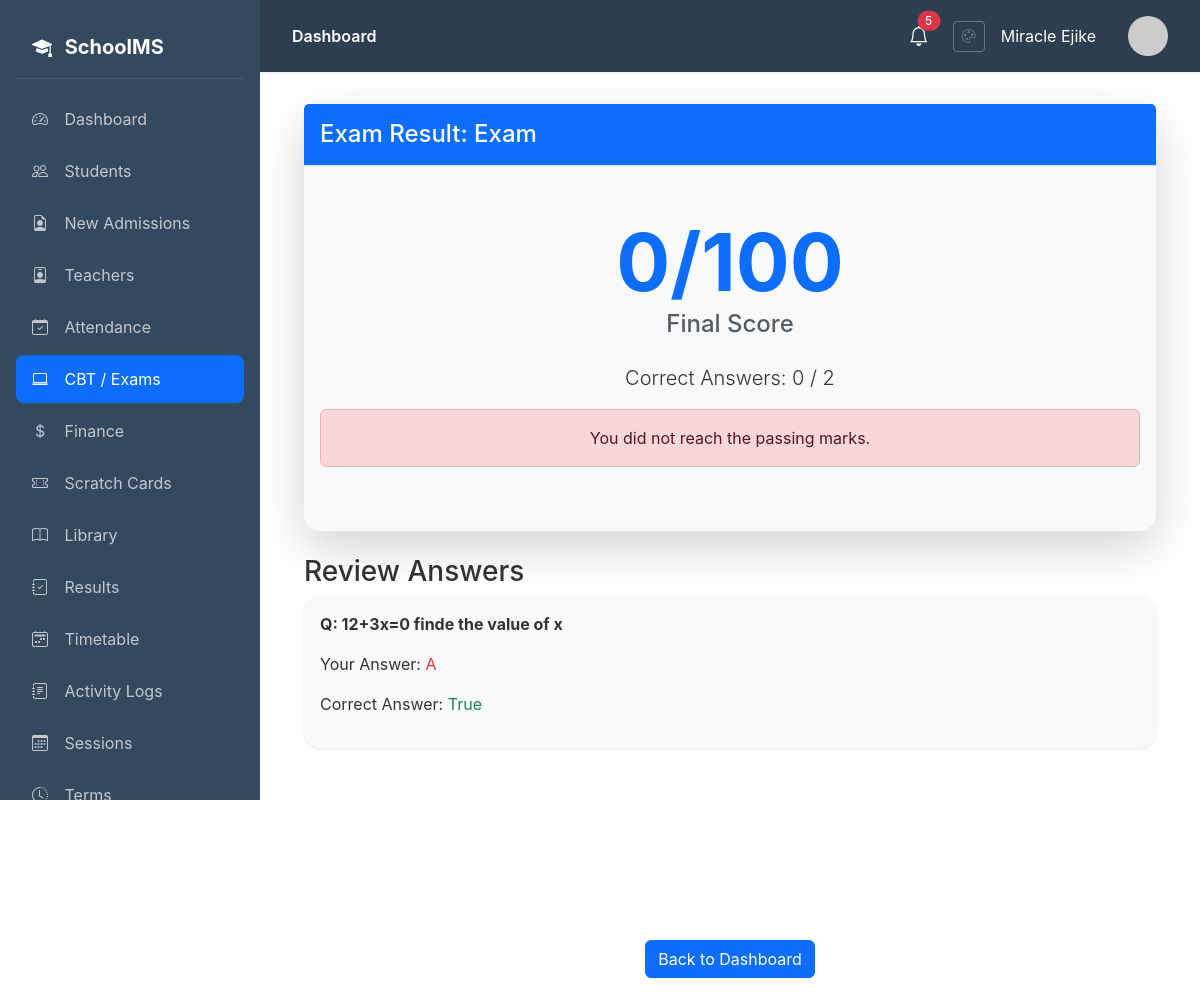
Page /cbt/result/1/ (signed in) on the committed database.
### cbt/models.py (models this page shows, shortened)
class ExamAttempt(models.Model):
    exam = models.ForeignKey(Exam, on_delete=models.CASCADE, related_name='attempts')
    student = models.ForeignKey(Student, on_delete=models.CASCADE)
    started_at = models.DateTimeField(auto_now_add=True)
    completed_at = models.DateTimeField(null=True, blank=True)
    score = models.IntegerField(default=0)
    total_questions = models.IntegerField(default=0)
    correct_answers = models.IntegerField(default=0)
    is_completed = models.BooleanField(default=False)
    class Meta:
        unique_together = ['exam', 'student']

class Exam(models.Model):
    STATUS_CHOICES = [
        ('draft', 'Draft'),
        ('published', 'Published'),
        ('closed', 'Closed'),
    ]
    title = models.CharField(max_length=200)
    subject = models.ForeignKey(Subject, on_delete=models.CASCADE)
    class_level = models.ForeignKey(ClassLevel, on_delete=models.CASCADE)
    questions = models.ManyToManyField(QuestionBank, related_name='exams')
    duration_minutes = models.IntegerField(default=60)
    total_marks = models.IntegerField(default=100)
    passing_marks = models.IntegerField(default=40)
    instructions = models.TextField(blank=True)
    status = models.CharField(max_length=20, choices=STATUS_CHOICES, default='draft')
    start_datetime = models.DateTimeField(null=True, blank=True)
    end_datetime = models.DateTimeField(null=True, blank=True)
    shuffle_questions = models.BooleanField(default=True)
    show_result = models.BooleanField(default=True)
    created_by = models.ForeignKey(Teacher, on_delete=models.SET_NULL, null=True)
    created_at = models.DateTimeField(auto_now_add=True)

class ExamAnswer(models.Model):
    attempt = models.ForeignKey(ExamAttempt, on_delete=models.CASCADE, related_name='answers')
    question = models.ForeignKey(QuestionBank, on_delete=models.CASCADE)
    selected_answer = models.CharField(max_length=255, blank=True)
    is_correct = models.BooleanField(default=False)
    class Meta:
        unique_together = ['attempt', 'question']

class QuestionBank(models.Model):
    QUESTION_TYPES = [
        ('multiple_choice', 'Multiple Choice'),
        ('true_false', 'True/False'),
        ('short_answer', 'Short Answer'),
    ]
    DIFFICULTY_LEVELS = [
        ('easy', 'Easy'),
        ('medium', 'Medium'),
        ('hard', 'Hard'),
    ]
    subject = models.ForeignKey(Subject, on_delete=models.CASCADE)
    class_level = models.ForeignKey(ClassLevel, on_delete=models.CASCADE)
    question_text = models.TextField()
    question_type = models.CharField(max_length=20, choices=QUESTION_TYPES, default='multiple_choice')
    option_a = models.CharField(max_length=255, blank=True)
    option_b = models.CharField(max_length=255, blank=True)
    option_c = models.CharField(max_length=255, blank=True)
    option_d = models.CharField(max_length=255, blank=True)
    correct_answer = models.CharField(max_length=255)
    explanation = models.TextField(blank=True)
    difficulty = models.CharField(max_length=10, choices=DIFFICULTY_LEVELS, default='medium')
    created_by = models.ForeignKey(Teacher, on_delete=models.SET_NULL, null=True)
    created_at = models.DateTimeField(auto_now_add=True)

### cbt/views.py (the view)
# urls.py: path('result/<int:pk>/', views.exam_result, name='exam_result'),
@login_required
def exam_result(request, pk):
    attempt = get_object_or_404(ExamAttempt, pk=pk)
    answers = attempt.answers.select_related('question').all()
    return render(request, 'cbt/exam_result.html', {
        'attempt': attempt,
        'answers': answers,
    })

### core/context_processors.py (called while the page is built)
def vapid_public_key(request):
    return {
        'vapid_public_key': getattr(settings, 'VAPID_PUBLIC_KEY', ''),
    }

### templates/cbt/exam_result.html (shortened to what this page needs)
{% extends 'base.html' %}
{% block content %}
<div class="container mt-4 result-fade-in">
    <div class="card mb-4 shadow-lg border-0">
        <div class="card-header bg-primary text-white py-3">
            <h4 class="mb-0">Exam Result: {{ attempt.exam.title }}</h4>
        </div>
        <div class="card-body text-center py-5">
            <div class="score-pop">
                <h1 class="display-1 fw-bold text-primary mb-0">{{ attempt.score }}/{{ attempt.exam.total_marks }}</h1>
                <p class="h4 text-muted mb-4">Final Score</p>
            </div>
            <p class="lead">Correct Answers: {{ attempt.correct_answers }} / {{ attempt.total_questions }}</p>
            {% if attempt.score >= attempt.exam.passing_marks %}
            <div class="alert alert-success">Congratulations! You Passed.</div>
            {% else %}
            <div class="alert alert-danger">You did not reach the passing marks.</div>
            {% endif %}
        </div>
    </div>
    {% if attempt.exam.show_result %}
    <h3>Review Answers</h3>
    {% for answer in answers %}
    <div class="card mb-3 {% if answer.is_correct %}border-success{% else %}border-danger{% endif %}">
        <div class="card-body">
            <p><strong>Q: {{ answer.question.question_text }}</strong></p>
            <p>Your Answer: <span class="{% if answer.is_correct %}text-success{% else %}text-danger{% endif %}">{{ answer.selected_answer }}</span></p>
            {% if not answer.is_correct %}
            <p>Correct Answer: <span class="text-success">{{ answer.question.correct_answer }}</span></p>
            {% endif %}
        </div>
    </div>
    {% endfor %}
    {% endif %}
    <div class="text-center mt-4">
        <a href="{% url 'cbt:dashboard' %}" class="btn btn-primary">Back to Dashboard</a>
    </div>
</div>
{% endblock %}

### templates/base.html (shortened to what this page needs)
{% load static %}
<!DOCTYPE html>
<html lang="en">
<head>
    <link href="https://cdn.jsdelivr.net/npm/bootstrap@5.3.2/dist/css/bootstrap.min.css" rel="stylesheet">
    <link href="https://cdn.jsdelivr.net/npm/bootstrap-icons@1.11.1/font/bootstrap-icons.css" rel="stylesheet">
    <link rel="stylesheet" href="{% static 'css/theme.css' %}">
</head>
<body>
    <nav class="sidebar">
        <div class="brand">
            <i class="bi bi-mortarboard-fill me-2"></i>
            SchoolMS
        </div>
        <ul class="nav flex-column">
            <li class="nav-item">
                <a class="nav-link {% if request.resolver_match.url_name == 'dashboard' %}active{% endif %}" href="{% url 'core:dashboard' %}">
                    <i class="bi bi-speedometer2"></i> Dashboard
                </a>
            </li>
            {% if user.profile.role == 'admin' or user.profile.role == 'teacher' %}
            <li class="nav-item">
                <a class="nav-link {% if 'students' in request.path %}active{% endif %}" href="{% url 'students:student_list' %}">
                    <i class="bi bi-people"></i> Students
                </a>
            </li>
            {% endif %}
            {% if user.profile.role == 'admin' %}
            <li class="nav-item">
                <a class="nav-link {% if 'admissions' in request.path %}active{% endif %}" href="{% url 'homepage:admission_list' %}">
                    <i class="bi bi-file-earmark-person"></i> New Admissions
                </a>
            </li>
            <li class="nav-item">
                <a class="nav-link {% if 'teachers' in request.path %}active{% endif %}" href="{% url 'teachers:teacher_list' %}">
                    <i class="bi bi-person-badge"></i> Teachers
                </a>
            </li>
            {% endif %}
            {% if user.profile.role == 'admin' or user.profile.role == 'teacher' or user.profile.role == 'student' %}
            <li class="nav-item">
                <a class="nav-link {% if 'attendance' in request.path %}active{% endif %}" href="{% url 'attendance:dashboard' %}">
                    <i class="bi bi-calendar-check"></i> Attendance
                </a>
            </li>
            {% endif %}
            <li class="nav-item">
                <a class="nav-link {% if 'cbt' in request.path %}active{% endif %}" href="{% url 'cbt:dashboard' %}">
                    <i class="bi bi-laptop"></i> CBT / Exams
                </a>
            </li>
            {% if user.profile.role == 'admin' or user.profile.role == 'accountant' or user.profile.role == 'student' %}
            <li class="nav-item">
                <a class="nav-link {% if 'finance' in request.path %}active{% endif %}" href="{% url 'finance:dashboard' %}">
                    <i class="bi bi-currency-dollar"></i> Finance
                </a>
            </li>
            <li class="nav-item">
                <a class="nav-link {% if 'scratchcard' in request.path %}active{% endif %}" href="{% url 'scratchcard:dashboard' %}">
                    <i class="bi bi-ticket-perforated"></i> Scratch Cards
                </a>
            </li>
            {% endif %}
            {% if user.profile.role == 'admin' or user.profile.role == 'librarian' or user.profile.role == 'teacher' or user.profile.role == 'student' %}
            <li class="nav-item">
                <a class="nav-link {% if 'library' in request.path %}active{% endif %}" href="{% url 'library:dashboard' %}">
                    <i class="bi bi-book"></i> Library
                </a>
            </li>
            {% endif %}
            <li class="nav-item">
                <a class="nav-link {% if 'results' in request.path %}active{% endif %}" href="{% url 'students:results_dashboard' %}">
                    <i class="bi bi-journal-check"></i> Results
                </a>
            </li>
            {% if user.profile.role == 'admin' or user.profile.role == 'teacher' %}
            <li class="nav-item">
                <a class="nav-link {% if 'timetable' in request.path %}active{% endif %}" href="{% url 'timetable:list' %}">
                    <i class="bi bi-calendar2-week"></i> Timetable
                </a>
            </li>
            {% endif %}
            {% if user.profile.role == 'admin' %}
            <li class="nav-item">
                <a class="nav-link {% if 'audit-logs' in request.path %}active{% endif %}" href="{% url 'core:audit_logs' %}">
                    <i class="bi bi-journal-text"></i> Activity Logs
                </a>
            </li>
            <li class="nav-item">
                <a class="nav-link {% if 'sessions' in request.path %}active{% endif %}" href="{% url 'core:session_list' %}">
                    <i class="bi bi-calendar3"></i> Sessions
                </a>
            </li>
            <li class="nav-item">
                <a class="nav-link {% if 'terms' in request.path %}active{% endif %}" href="{% url 'core:term_list' %}">
                    <i class="bi bi-clock-history"></i> Terms
                </a>
            </li>
            {% endif %}
        </ul>
    </nav>
    <main class="main-content">
        <div class="top-bar">
            <div>
                <span class="fw-semibold">{% block page_title %}Dashboard{% endblock %}</span>
            </div>
            <div class="d-flex align-items-center gap-3">
                <div class="dropdown me-2">
                    <button class="btn btn-link text-white position-relative p-0 border-0" type="button" id="notificationBell" data-bs-toggle="dropdown" aria-expanded="false">
                        <i class="bi bi-bell fs-5"></i>
                        <span id="notification-badge" class="position-absolute top-0 start-100 translate-middle badge rounded-pill bg-danger d-none">
                        </span>
                    </button>
                </div>
                <a href="{% url 'accounts:theme_settings' %}" class="btn btn-sm btn-outline-secondary" title="Theme Settings">
                    <i class="bi bi-palette"></i>
                </a>
                <span class="me-3">{{ user.get_full_name|default:user.username }}</span>
                <img src="https://ui-avatars.com/api/?name={{ user.username }}&background=4f46e5&color=fff" class="avatar" alt="Avatar">
            </div>
        </div>
        {% block content %}{% endblock %}
    </main>
</body>
</html>

### static/css/theme.css (style rules this page uses)
:root { --primary-color: #0d6efd; --secondary-color: #6c757d; --accent-color: #198754; --navbar-color: #2c3e50; --sidebar-color: #34495e; --background-color: #ffffff; --text-color: #333333; --light-bg: #f8f9fa; --border-color: #dee2e6; }
body { background-color: var(--background-color); color: var(--text-color); transition: background-color 0.3s ease, color 0.3s ease; }
.sidebar { background-color: var(--sidebar-color) !important; transition: background-color 0.3s ease; }
.top-bar { background-color: var(--navbar-color) !important; color: white; transition: background-color 0.3s ease; }
.card { background-color: var(--light-bg); color: var(--text-color); border-color: var(--border-color) !important; transition: background-color 0.3s ease, color 0.3s ease; }
.card-header { background-color: var(--background-color); border-bottom-color: var(--border-color) !important; }
.btn-primary { background-color: var(--primary-color) !important; border-color: var(--primary-color) !important; }
.main-content { background-color: var(--background-color); transition: background-color 0.3s ease; }
.sidebar .nav-link { color: rgba(255, 255, 255, 0.7); }
.sidebar .nav-link:hover, .sidebar .nav-link.active { background-color: var(--primary-color) !important; color: white; }

### templates/base.html (style rules this page uses)
body { font-family: 'Inter', -apple-system, BlinkMacSystemFont, 'Segoe UI', Roboto, sans-serif; background-color: var(--background-color); overflow-x: hidden; }
.reveal-hidden { opacity: 0; transform: translateY(20px); transition: all 0.6s cubic-bezier(0.4, 0, 0.2, 1); }
.reveal-visible { opacity: 1; transform: translateY(0); }
.btn { transition: all 0.2s ease; }
.sidebar { position: fixed; top: 0; left: 0; height: 100vh; width: var(--sidebar-width); background-color: var(--sidebar-color); padding: 1rem; overflow-y: auto; z-index: 1000; }
.sidebar .brand { color: #fff; font-size: 1.25rem; font-weight: 700; padding: 1rem; margin-bottom: 1rem; border-bottom: 1px solid rgba(255,255,255,0.1); }
.sidebar .nav-link { color: rgba(255,255,255,0.7); padding: 0.75rem 1rem; border-radius: 0.5rem; margin-bottom: 0.25rem; transition: all 0.2s; }
.sidebar .nav-link:hover, .sidebar .nav-link.active { color: #fff; background: rgba(255,255,255,0.1); }
.sidebar .nav-link i { width: 24px; margin-right: 0.75rem; }
.main-content { margin-left: var(--sidebar-width); padding: 2rem; min-height: 100vh; background-color: transparent; color: var(--text-color); position: relative; }
.top-bar { background-color: var(--navbar-color); color: white; padding: 1rem 2rem; margin: -2rem -2rem 2rem -2rem; box-shadow: 0 1px 3px rgba(0,0,0,0.1); display: flex; justify-content: space-between; align-items: center; }
.card { border: none; border-radius: 1rem; box-shadow: 0 1px 3px rgba(0,0,0,0.1); }
.card-header { background: #fff; border-bottom: 1px solid #e2e8f0; font-weight: 600; }
.btn-primary { background: var(--primary-color); border-color: var(--primary-color); }
.badge { font-weight: 500; }
.avatar { width: 40px; height: 40px; border-radius: 50%; object-fit: cover; }

### templates/cbt/exam_result.html (style rules this page uses)
.result-fade-in { animation: resultFade 1s ease-out forwards; opacity: 0; }
.score-pop { animation: scorePop 0.6s cubic-bezier(0.175, 0.885, 0.32, 1.275) 0.5s forwards; transform: scale(0); }

### rows in the picture
ExamAttempt: exam "Exam", score "0", exam.total_marks "100", correct_answers "0", total_questions "2"
ExamAnswer: question.question_text "12+3x=0 finde the value of x", selected_answer "A", question.correct_answer "True"

### other values in the picture
{{ user.get_full_name|default:user.username }} "Miracle Ejike"
